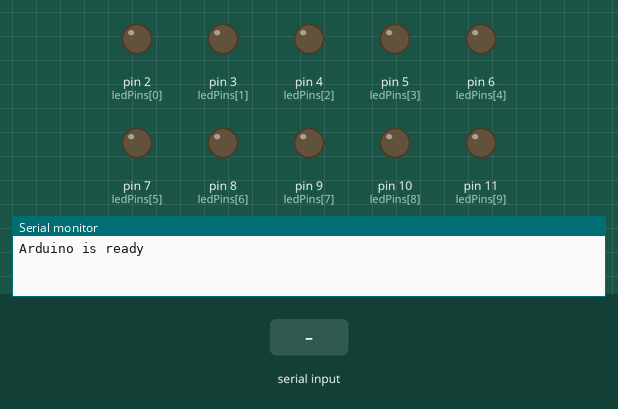
This sketch was run on a simulated Arduino Uno, built with avr-gcc and run on an emulated ATmega328P. Parts: output pins drawn as LEDs (lit = HIGH), the last lines printed to the serial monitor. The inputs (shaded band) are chosen by the test bench.

Above: at 1.2 s.
1.3 s: "90,45\n" received over Serial
At 2.1 s:
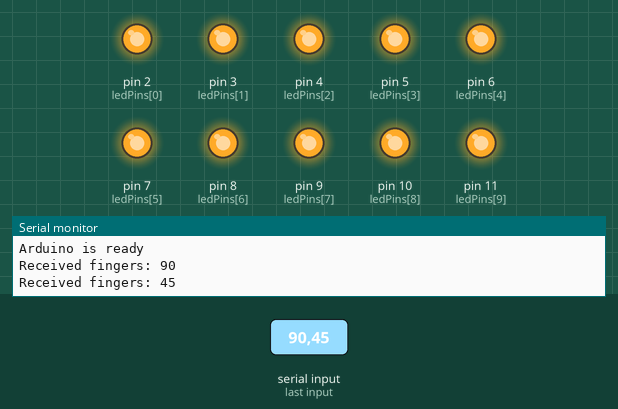
3.8 s: "5\n" received over Serial
At 4.4 s:
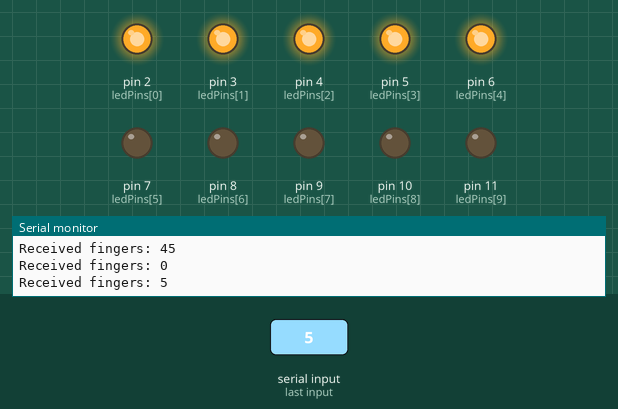
Timing chart, 0 to 6.8 s (numbered marks = the images above; inputs shaded):
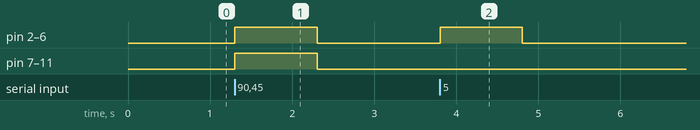

The sketch:

arduino.ino
```cpp
int ledPins[] = {2, 3, 4, 5, 6, 7, 8, 9, 10, 11};
int num_fingers = 0;

void setup() {
    Serial.begin(9600);
    for (int i = 0; i < 10; i++) {
        pinMode(ledPins[i], OUTPUT);
    }
    Serial.println("Arduino is ready");
}

void loop() {
    if (Serial.available() > 0) {
        num_fingers = Serial.parseInt();
        Serial.print("Received fingers: ");
        Serial.println(num_fingers);
        controlLEDs(num_fingers);
    }
}

void controlLEDs(int num) {
    for (int i = 0; i < 10; i++) {
        if (i < num) {
            digitalWrite(ledPins[i], HIGH);
        } else {
            digitalWrite(ledPins[i], LOW);
        }
    }
}
```

Measured:
- after the input at 1.3 s, pin 2 (ledPins[0]), pin 3 (ledPins[1]), pin 4 (ledPins[2]), pin 5 (ledPins[3]), pin 6 (ledPins[4]), pin 7 (ledPins[5]), pin 8 (ledPins[6]), pin 9 (ledPins[7]), pin 10 (ledPins[8]), pin 11 (ledPins[9]): LOW → HIGH at once, → LOW 1.0 s later
- after the input at 3.8 s, pin 2 (ledPins[0]), pin 3 (ledPins[1]), pin 4 (ledPins[2]), pin 5 (ledPins[3]), pin 6 (ledPins[4]): LOW → HIGH at once, → LOW 1.0 s later
